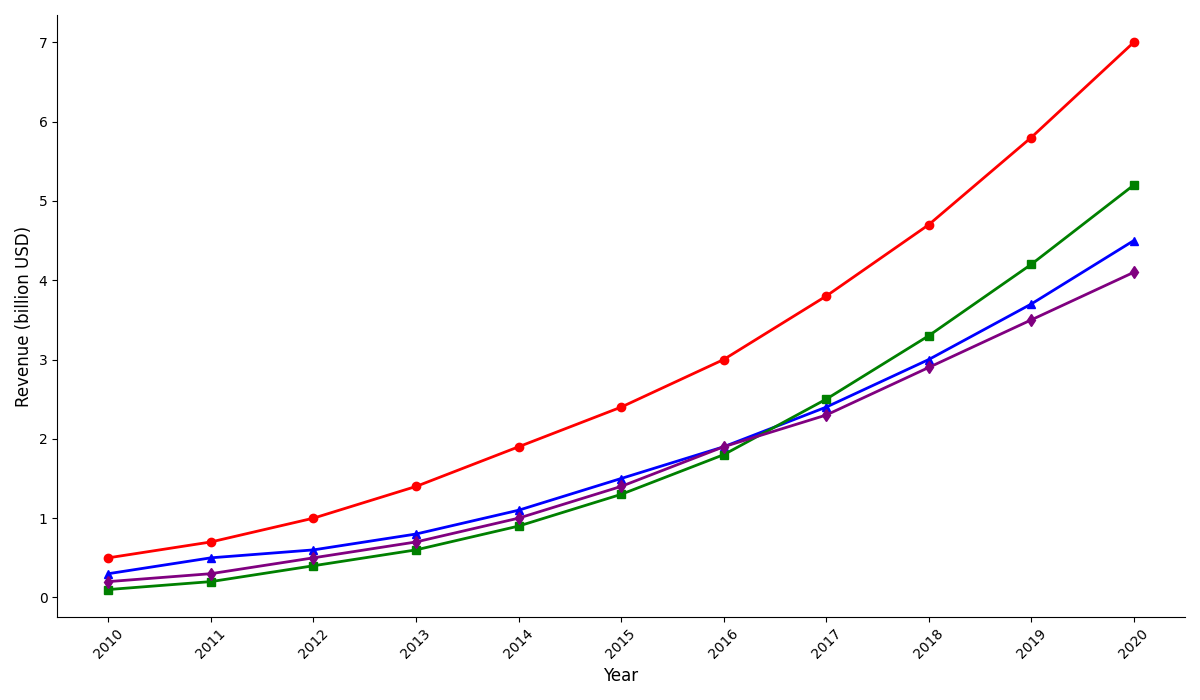

Source code (Python):
import numpy as np
import matplotlib.pyplot as plt

years = np.arange(2010, 2021)

esports_revenue = np.array([0.5, 0.7, 1.0, 1.4, 1.9, 2.4, 3.0, 3.8, 4.7, 5.8, 7.0])
robot_combat_revenue = np.array([0.3, 0.5, 0.6, 0.8, 1.1, 1.5, 1.9, 2.4, 3.0, 3.7, 4.5])
drone_racing_revenue = np.array([0.1, 0.2, 0.4, 0.6, 0.9, 1.3, 1.8, 2.5, 3.3, 4.2, 5.2])
ar_sports_revenue = np.array([0.2, 0.3, 0.5, 0.7, 1.0, 1.4, 1.9, 2.3, 2.9, 3.5, 4.1])

fig, ax = plt.subplots(figsize=(12, 7))

ax.plot(years, esports_revenue, marker='o', linestyle='-', color='red', linewidth=2)
ax.plot(years, robot_combat_revenue, marker='^', linestyle='-', color='blue', linewidth=2)
ax.plot(years, drone_racing_revenue, marker='s', linestyle='-', color='green', linewidth=2)
ax.plot(years, ar_sports_revenue, marker='d', linestyle='-', color='purple', linewidth=2)

ax.set_xlabel('Year', fontsize=12)
ax.set_ylabel('Revenue (billion USD)', fontsize=12)

ax.set_xticks(years)
ax.set_xticklabels(years, rotation=45)

ax.spines['top'].set_visible(False)
ax.spines['right'].set_visible(False)

plt.tight_layout()
plt.show()
